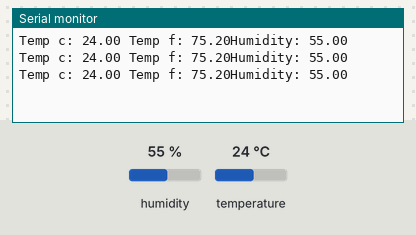
Simulated run of this sketch. Board: Arduino Uno, built with avr-gcc and run on an emulated ATmega328P. On the bench: the last lines printed to the serial monitor. The inputs (shaded band) are chosen by the test bench; at power-on: humidity 55 %, temperature 24 °C.

Above: at 2.8 s.
2.9 s: humidity set to 22 %
At 5.5 s:
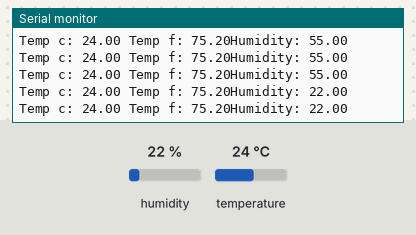
5.6 s: temperature set to 12 °C
At 6.9 s:
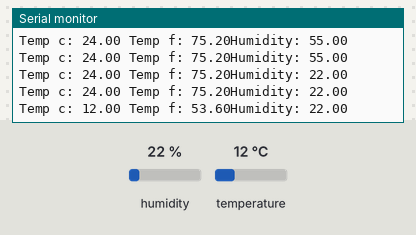
8.3 s: humidity set to 40 %
At 9.6 s:
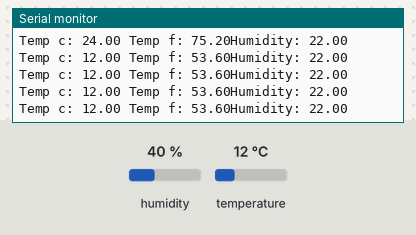
Timing chart, 0 to 11.3 s (numbered marks = the images above; inputs shaded):
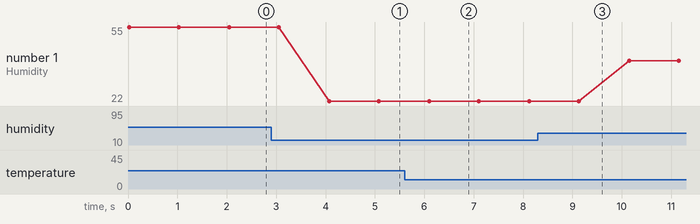

Measured:
- after the input at 2.9 s, the serial monitor: prints a new line after 1.2 s (image 1)
- after the input at 5.6 s, the serial monitor: prints a new line after 0.50 s (image 2)
- plotted number 1: 55 → 22 after the input at 2.9 s, 22 → 40 after the input at 8.3 s

The sketch:

DHT_Sensor.ino
```cpp
#include "DHT.h"
#define TYPE DHT11

int sp = 2;
float tempc;
float humid;
float tempf;

DHT obj (sp,TYPE);

void setup() {
  // put your setup code here, to run once:
Serial.begin(9600);
obj.begin();
}

void loop() {
  // put your main code here, to run repeatedly:
tempc = obj.readTemperature();
tempf = obj.readTemperature(true);
humid = obj.readHumidity();

 Serial.print("Temp c: ");
Serial.print(tempc);
 Serial.print(" Temp f: ");
Serial.print(tempf);
 Serial.print("Humidity: ");
Serial.println(humid);

delay(1000);
}
```
